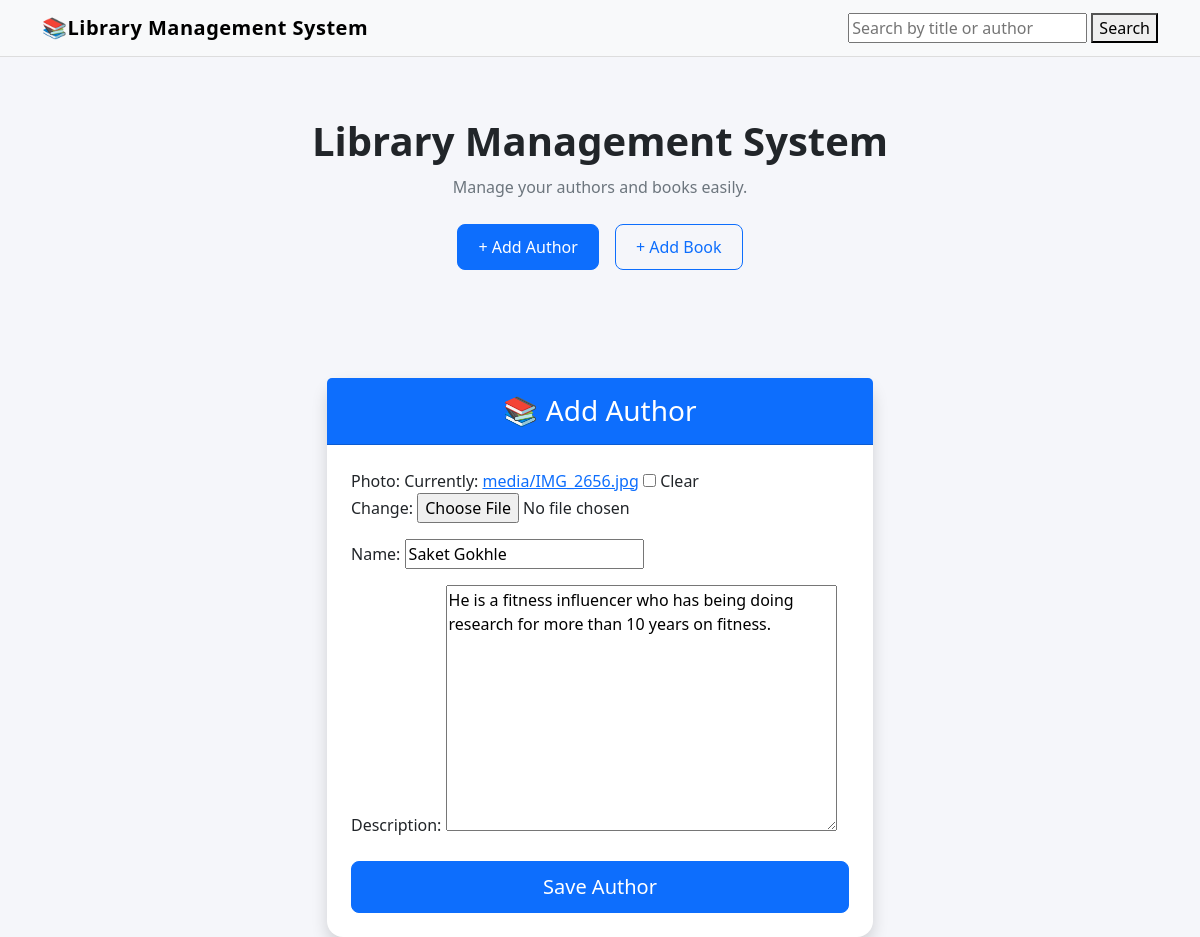
Page /book/updateauthor/6/ on the committed database.
### book/models.py (models this page shows, shortened)
class Author(models.Model):
    photo=models.ImageField(upload_to='media/', blank=True, null=True)
    name=models.CharField(max_length=100)
    description = models.TextField()

### book/views.py (the view)
# urls.py: path('updateauthor/<int:pk>/', views.update_author, name='editauthor'),
def update_author(request, pk):
    author_record=get_object_or_404(Author, id=pk)
    if request.method=="POST":
        form=mainAuthor(request.POST, request.FILES, instance=author_record)
        if form.is_valid():
            form.save()
            return redirect('home')
    else:
        form=mainAuthor(instance=author_record)
    return render(request, 'authors/addAuthor.html', {'form':form})

### book/forms.py
class mainAuthor(forms.ModelForm):
    class Meta:
        model = Author
        fields=['photo','name', 'description']

### book/templates/authors/addAuthor.html (shortened to what this page needs)
{% extends 'base.html' %}
{% block content %}
<div class="container mt-5">
    <div class="row justify-content-center">
        <div class="col-md-6">
            <div class="card shadow border-0 rounded-4">
                <div class="card-header bg-primary text-white text-center py-3">
                    <h3 class="mb-0">📚 Add Author</h3>
                </div>
                <div class="card-body p-4">
                    <form method="POST" enctype="multipart/form-data">
                        {{ form.as_p }}
                        <div class="d-grid mt-4">
                            <button type="submit" class="btn btn-primary btn-lg">
                                Save Author
                            </button>
                        </div>
                    </form>
                </div>
            </div>
        </div>
    </div>
</div>
{% endblock %}

### templates/base.html (style rules this page uses)
body { background-color: #f5f6fa; }
.btn { padding: 10px 20px; border-radius: 8px; }

### rows in the picture
Author: name "Saket Gokhle", description "He is a fitness influencer who has being doing research for more than 10 years on fitness."
